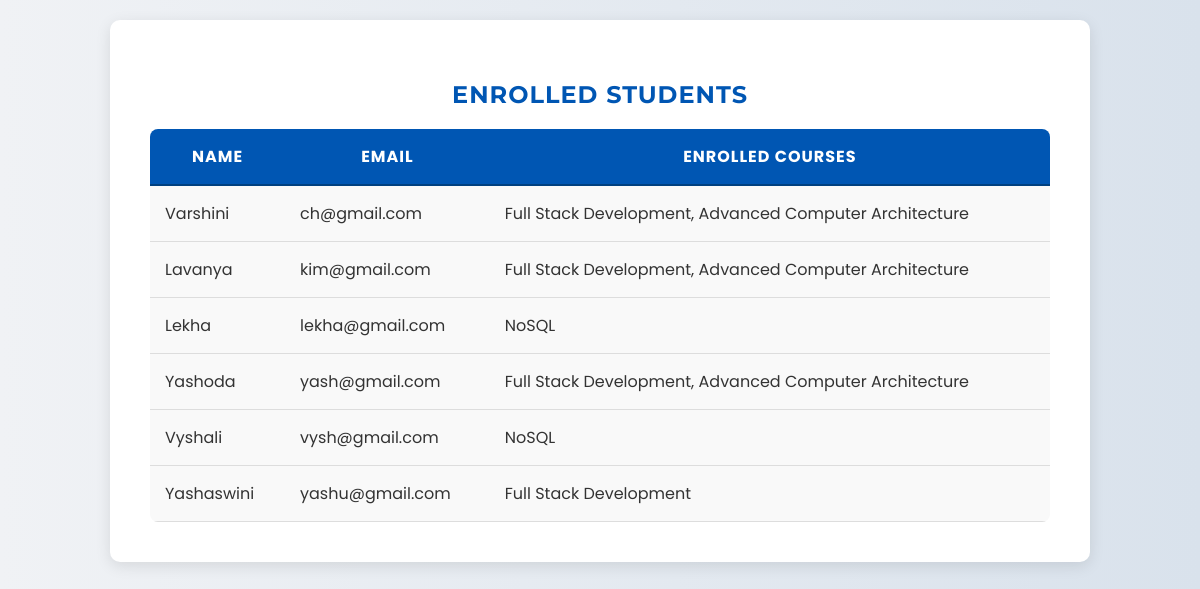
The page /students/ on the database its author committed.
### enrollments/models.py (models this page shows, shortened)
class Student(models.Model):  # Changed from EnrolledStudent to Student
    name = models.CharField(max_length=200)
    email = models.EmailField(unique=True)
    courses = models.ManyToManyField(Course, related_name="students")  # ✅ Many-to-Many relationship

class Course(models.Model):
    name = models.CharField(max_length=100)
    description = models.TextField()

### enrollments/views.py (the view)
# urls.py: path('students/', StudentListView.as_view(), name='enrolled_students'),
class StudentListView(ListView):
    model = Student
    template_name = 'enrolled_students.html'  # This needs to be created
    context_object_name = 'students'

### enrollments/templates/enrolled_students.html (shortened to what this page needs)
<!DOCTYPE html>
<html lang="en">
<head>
    {% load static %}
    <link rel="stylesheet" type="text/css" href="{% static 'enrollments/styles.css' %}">
</head>
<body>
    <div class="container">
        <h2>Enrolled Students</h2>
        <table>
            <thead>
                <tr>
                    <th>Name</th>
                    <th>Email</th>
                    <th>Enrolled Courses</th>
                </tr>
            </thead>
            <tbody>
                {% for student in students %}
                <tr>
                    <td>{{ student.name }}</td>
                    <td>{{ student.email }}</td>
                    <td>
                        {% for course in student.courses.all %}
                            {{ course.name }}{% if not forloop.last %}, {% endif %}
                        {% empty %}
                            No courses enrolled.
                        {% endfor %}
                    </td>
                </tr>
                {% empty %}
                <tr><td colspan="3">No students enrolled yet.</td></tr>
                {% endfor %}
            </tbody>
        </table>
    </div>
</body>
</html>

### enrollments/static/enrollments/styles.css (style rules this page uses)
body { font-family: 'Poppins', sans-serif; background: linear-gradient(to right, #f0f2f5, #d9e2ec); color: #333; margin: 0; padding: 20px; transition: all 0.3s ease-in-out; }
.container { max-width: 900px; margin: auto; background: white; padding: 40px; border-radius: 10px; box-shadow: 0 4px 15px rgba(0, 0, 0, 0.1); animation: fadeIn 0.8s ease-in-out; }
h2 { text-align: center; color: #0056b3; font-family: 'Montserrat', sans-serif; font-weight: bold; letter-spacing: 1px; text-transform: uppercase; }
table { width: 100%; border-collapse: collapse; margin-top: 20px; background: white; border-radius: 8px; overflow: hidden; }
th, td { padding: 15px; text-align: left; border-bottom: 1px solid #ddd; color: #333; }
th { background: #0056b3; color: white; font-size: 16px; text-transform: uppercase; letter-spacing: 1px; border-bottom: 2px solid #004080; text-align: center; }
td { background: #f9f9f9; font-size: 16px; }
* { transition: all 0.3s ease-in-out; }

### rows shown on the page
Student: name "Varshini", email "ch@gmail.com"
Course: name "Full Stack Development"
Course: name "Advanced Computer Architecture"
Student: name "Lavanya", email "kim@gmail.com"
Student: name "Lekha", email "lekha@gmail.com"
Course: name "NoSQL"
Student: name "Yashoda", email "yash@gmail.com"
Student: name "Vyshali", email "vysh@gmail.com"
Student: name "Yashaswini", email "yashu@gmail.com"
